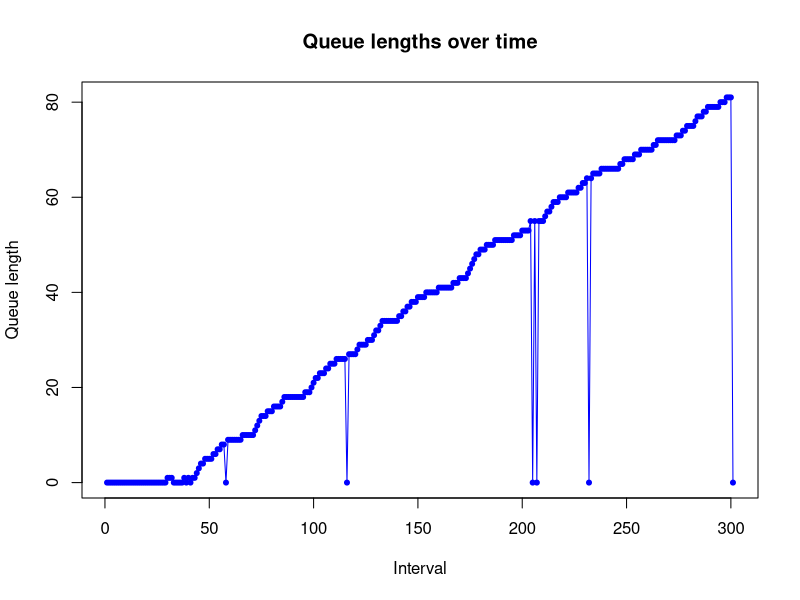
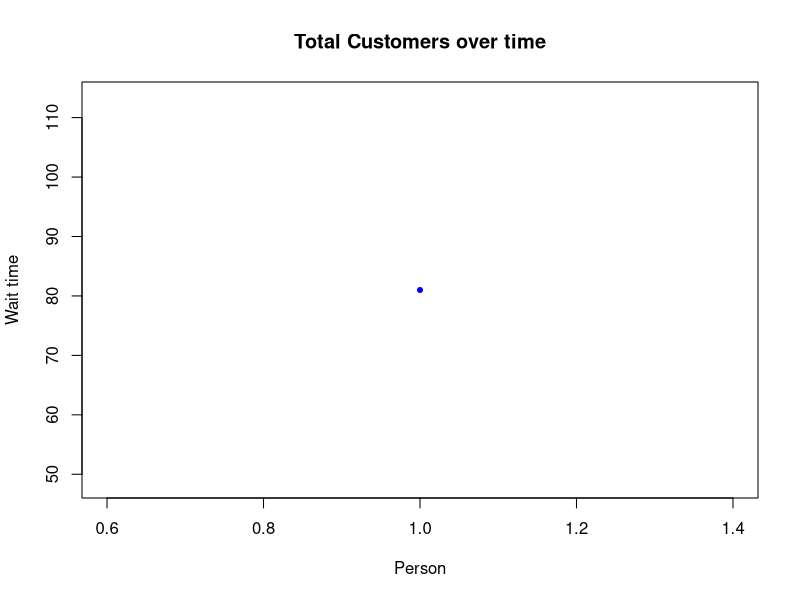

Here is the R script that generated these plots, in order:
#### http://www.statisticsblog.com/2011/10/waiting-in-line-waiting-on-r/ ####
tmax <- 3
t <- 0
numbServers = 4
# Total time to track
precision = 100  #precision
timeSeq = seq(t,tmax,1/precision)
meanServiceTime = .1

## NHPP Arrivals
get_nhpp_realization <- function(lambda){
  set.seed(1)
  lambda_star <- function(){
    max(sapply(seq(1, tmax,length.out=1000), lambda))*2}
  Lambda <- function(tupper){
    integrate(f = lambda, lower = 0, upper = tupper)$value}
  X <- numeric()
  while(t <= tmax){
    u <- runif(1)
    t <- t - log(u)/lambda_star()
    if(runif(1) < lambda(t)/lambda_star()) {
      X <- c(X,t)
    }
  }
  return(floor(X*precision)/precision)
}
l = 35
b = 10/35
g = 1
lambda <- function(t)  l*(1+b*sin(g*t))
arrivalTimes <- get_nhpp_realization(lambda)


# Average time each person takes at the teller, discretized exponential 
# distribution assumed Times will be augmented by one, so that everyone takes at
# least 1 interval to serve

#### INITIALIZATION ####
queueLengths = rep(0, length(timeSeq))
totalCustomers = 0
serviceCompletionTime = rep(0, numbServers)
waitTimes = c()
leavingTimes = c()
queue = list()
frontOfLineWaits = c()
Akt = rep(0, length(arrivalTimes))
Dkt = rep(0, length(arrivalTimes))
Tkt = rep(0, length(arrivalTimes))

#### Libraries ####
# Use the proto library to treat people like objects in traditional oop
library("proto")

#### Functions ####
# R is missing a nice way to do ++, so we use this
inc <- function(x) {
  eval.parent(substitute(x <- x + 1))
}
dec <- function(x) {
  eval.parent(substitute(x <- x - 1))
}

# Main object, really a "proto" function
person <- proto(
  intervalArrived = 0,
  intervalAttended = NULL,
  # How much teller time will this person demand?
  serviceTimeNeeded = (floor(rexp(1, 1/meanServiceTime)*precision) + 1)/precision,
  serviceTimeWaited = 0,
  serviceTimeWaitedAtHeadOfQueue = 0
)

#### Main loop ####
for(i in timeSeq) {
  
  # Check if anyone is leaving the servers
  for(j in 1:numbServers) {
    if(serviceCompletionTime[j] == i) {
      inc(Dkt[totalCustomers])
      dec(totalCustomers)
      # They are leaving the queue, slot to 0
      serviceCompletionTime[j] = 0
      leavingTimes = c(leavingTimes, i)
    }
  }
  
  
  # See if a new person is to be added to the queue
  if(i %in% arrivalTimes) {
    inc(Akt[totalCustomers])
    inc(totalCustomers)
    newPerson = as.proto(person$as.list())
    newPerson$intervalArrived = i
    queue = c(queue, newPerson)
  }
  
  # Can we place someone into a slot?
  for(j in 1:numbServers) {
    # If this slot is free
    if(!serviceCompletionTime[j]) { 
      if(length(queue) > 0) {
        placedPerson = queue[[1]]
        serviceCompletionTime[j] = i + placedPerson$serviceTimeNeeded
        waitTimes = c(waitTimes, placedPerson$serviceTimeWaited)
        # Only interested in these if person waited 1 or more intevals at front
        # of line
        if(placedPerson$serviceTimeWaitedAtHeadOfQueue) {
          frontOfLineWaits = c(frontOfLineWaits, 
                               placedPerson$serviceTimeWaitedAtHeadOfQueue)
        }
        
        # Remove placed person from queue
        queue[[1]] = NULL
      }
    }
  }
  
  # Everyone left in the queue has now waited one more interval to be served
  if(length(queue)) {
    for(j in 1:length(queue)) {
      inc(queue[[j]]$serviceTimeWaited) # = queue[[j]]$serviceTimeWaited + 1
    }
    
    # The (possibley new) person at the front of the queue has had to wait 
    # there one more interval.
    inc(queue[[1]]$serviceTimeWaitedAtHeadOfQueue) 
    # = queue[[1]]$serviceTimeWaitedAtHeadOfQueue + 1
  }
  
  # End of the interval, what is the state of things
  queueLengths[i*precision] = length(queue)
  inc(Tkt[totalCustomers+1])
}

#### Output ####
plot(queueLengths, type="o", col="blue", pch=20, main="Queue lengths over time",
     xlab="Interval", ylab="Queue length")
plot(totalCustomers, type="o", col="blue", pch=20, 
     main="Total Customers over time", xlab="Person", ylab="Wait time")
